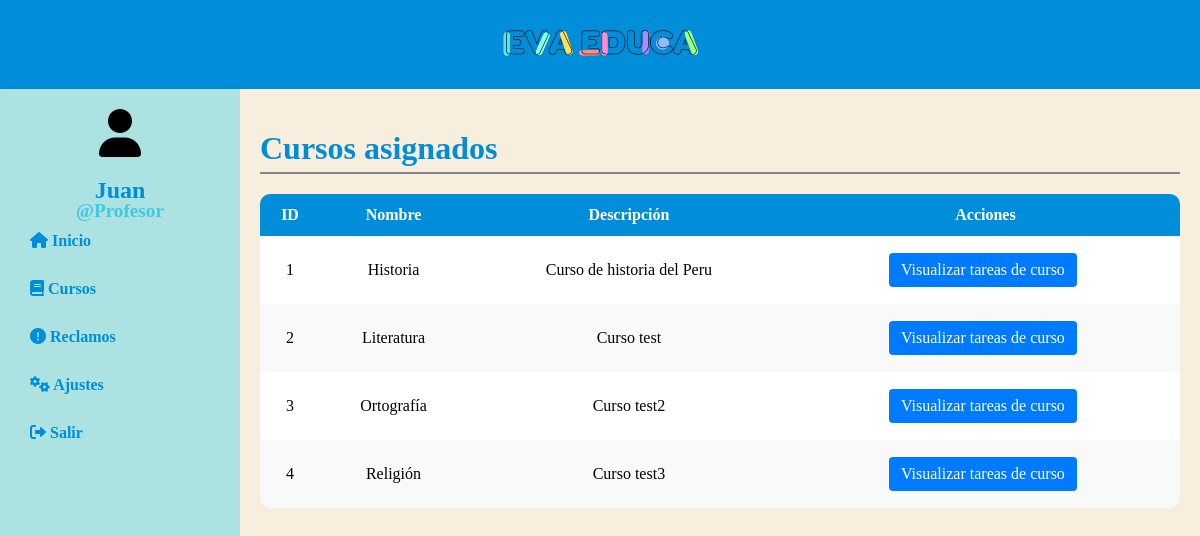
The app's page /profesor/cursos/ (signed in) with its own data.
### profesor/models.py (models this page shows, shortened)
class profesor(models.Model):
    nombre = models.CharField(max_length=100)
    correo = models.EmailField(unique=True)
    usuario = models.CharField(max_length=50, unique=True)
    contrasena = models.CharField(max_length=100)
    id_inst_ed = models.ForeignKey(institucion, on_delete=models.CASCADE)

### administrador/models.py (models this page shows)
class curso(models.Model):
    nombre = models.CharField(max_length=100)
    descripcion = models.TextField()
    id_profesor = models.ForeignKey(profesor, on_delete=models.CASCADE)
    id_inst_ed = models.ForeignKey(institucion, on_delete=models.CASCADE)

### profesor/decorators.py (the view)
    def wrapper(request, *args, **kwargs):
        if 'profesor_id' not in request.session:
            return redirect('login_p')
        return view_func(request, *args, **kwargs)

### profesor/context_processors.py (called while the page is built)
def profesor_context(request):
    profesor_id = request.session.get('profesor_id')
    if profesor_id:
        profesor_obj = profesor.objects.get(id=profesor_id)
        return {'profesor_logueado': profesor_obj}
    return {}

### profesor/views.py (called while the page is built)
@profesor_login_required
def cursos(request):
    profesor_id = request.session.get('profesor_id')
    try:
        profesor_actual = profesor.objects.get(id=profesor_id)
    except profesor.DoesNotExist:
        messages.error(request, 'No se encontró al profesor')
        return redirect('login_p')
    cursos_asignados = curso.objects.filter(id_profesor=profesor_actual)
    return render(request, 'cursos.html', {
        'profesor': profesor_actual,
        'cursos': cursos_asignados
    })

### profesor/templates/cursos.html
{% extends 'layouts/base_p.html' %}
{% block content %}
    <h1 class="titulo-cursos">Cursos asignados</h1>
    <table class="table">
        <thead>
            <tr>
                <th>ID</th>
                <th>Nombre</th>
                <th>Descripción</th>
                <th>Acciones</th>
            </tr>
        </thead>
        <tbody>
            {% for curso in cursos %}
                <tr>
                    <td>{{ curso.id }}</td>
                    <td>{{ curso.nombre }}</td>
                    <td>{{ curso.descripcion }}</td>
                    <td>
                        <a href="{% url 'tareas_curso' curso.id %}" class="btn btn-primary">Visualizar tareas de curso</a>
                    </td>
                </tr>
            {% empty %}
                <tr>
                    <td colspan="4">No hay cursos asignados.</td>
                </tr>
            {% endfor %}
        </tbody>
    </table>
{% endblock %}

### profesor/templates/layouts/base_p.html (shortened to what this page needs)
{% load static %}
<!DOCTYPE html>
<html lang="en">
<head>
    <link rel="stylesheet" href="{% static 'styles/main.css' %}">
    <link rel="stylesheet" href="{% static 'styles/cursos.css' %}">
    <link rel="stylesheet" href="{% static 'styles/tarea.css' %}">
    <link rel="stylesheet" href="{% static 'styles/crear_tarea.css' %}">
    <link rel="stylesheet" href="{% static 'styles/resetear.css' %}">
    <link rel="stylesheet" href="https://cdnjs.cloudflare.com/ajax/libs/font-awesome/6.0.0-beta3/css/all.min.css">
</head>
<body>
    <div class="header">
        <img src="{% static 'images/logo.png' %}" alt="EvaEduca Logo">
    </div>
    <div class="container">
        <nav class="navbar">
            {% if profesor_logueado %}
                <div class="navbar-profesor-info">
                    <i class="fas fa-user"></i>
                    <h1 class="navbar-welcome1">{{ profesor_logueado.nombre }}</h1>
                    <h1 class="navbar-welcome">@Profesor</h1>
                </div>
            {% endif %}
            <ul>
                <li>
                    <a href="{% url 'profesor_inicio' %}">
                        <i class="fas fa-home"></i> Inicio
                    </a>
                </li>
                <li>
                    <a href="{% url 'cursos' %}">
                        <i class="fas fa-book"></i> Cursos
                    </a>
                </li>
                <li>
                    <a href="{% url 'lista_reclamos' %}">
                        <i class="fas fa-exclamation-circle"></i> Reclamos
                    </a>
                </li>
                <li>
                    <a href="{% url 'reset' %}">
                        <i class="fas fa-cogs"></i> Ajustes
                    </a>
                </li>
                <li>
                    <a href="{% url 'logout_p' %}">
                        <i class="fas fa-right-from-bracket"></i> Salir
                    </a>
                </li>
            </ul>
        </nav>
        <main class="content">
            {% block content %}
            {% endblock %}
        </main>
    </div>
</body>
</html>

### profesor/static/styles/main.css (style rules this page uses)
body, html { margin: 0; padding: 0; height: 100%; }
.container { display: flex; min-height: 100vh; }
.header { background-color: #008EDA; color: white; padding: 20px 0; text-align: center; width: 100%; box-shadow: 0 2px 5px rgba(0, 0, 0, 0.2); }
.navbar { width: 200px; background-color: #ACE2E2; padding: 20px; box-shadow: 2px 0 5px rgba(0,0,0,0.1); height: 100vh; }
.content { flex-grow: 1; padding: 20px; background-color: #F7EEDD; }
.navbar ul { list-style-type: none; padding: 0; }
.navbar li { margin-bottom: 10px; }
.navbar a { text-decoration: none; color: #008EDA; font-weight: bold; display: block; padding: 10px; border-radius: 4px; }
.content { flex-grow: 1; padding: 20px; }
.navbar-profesor-info { display: flex; flex-direction: column; align-items: center; margin-bottom: 20px; }
.navbar-profesor-info .fas { font-size: 3em; margin-bottom: 0px; }
.navbar-welcome1 { font-size: 1.5em; color: #008EDA; margin-bottom: -20px; }
.navbar-welcome { font-size: 1.2em; color: #41C9E1; margin-bottom: -20px; }

### profesor/static/styles/cursos.css (style rules this page uses)
.table { width: 100%; border-spacing: 0; margin-top: 20px; border-collapse: separate; border-radius: 10px; overflow: hidden; }
.table th, .table td { border: none; padding: 12px 8px; text-align: center; vertical-align: middle; }
.table th { background-color: #008EDA; color: #FFFFFF; font-weight: bold; }
.table tbody tr { background-color: #fff; }
.table tbody tr:nth-child(even) { background-color: #f9f9f9; }
.table td a { text-decoration: none; color: #fff; background-color: #007bff; padding: 8px 12px; border-radius: 4px; display: inline-block; }
.titulo-cursos { color: #008EDA; border-bottom: 2px solid #868585; padding-bottom: 5px; margin-bottom: 10px; }

### profesor/static/styles/tarea.css (style rules this page uses)
.btn { display: inline-block; text-decoration: none; color: #fff; padding: 10px 20px; border-radius: 20px; font-size: 16px; margin: 5px; outline: none; }

### profesor/static/styles/crear_tarea.css (style rules this page uses)
.btn { margin-right: 10px; }

### records on screen
profesor: nombre "Juan"
curso: id "1", nombre "Historia", descripcion "Curso de historia del Peru"
curso: id "2", nombre "Literatura", descripcion "Curso test"
curso: id "3", nombre "Ortografía", descripcion "Curso test2"
curso: id "4", nombre "Religión", descripcion "Curso test3"
